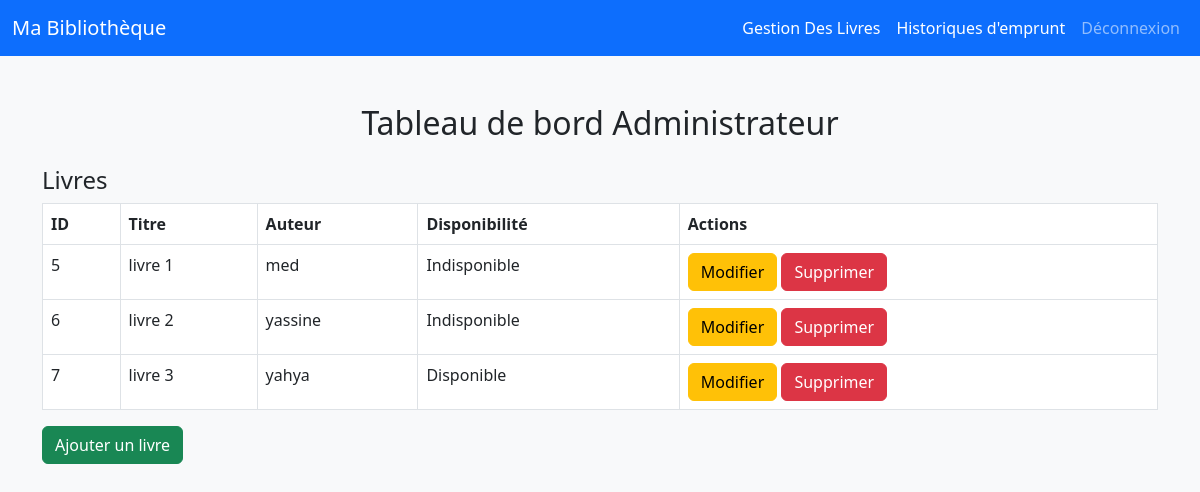
Before: /App/admin_dashboard.php (signed in) with the older database file.
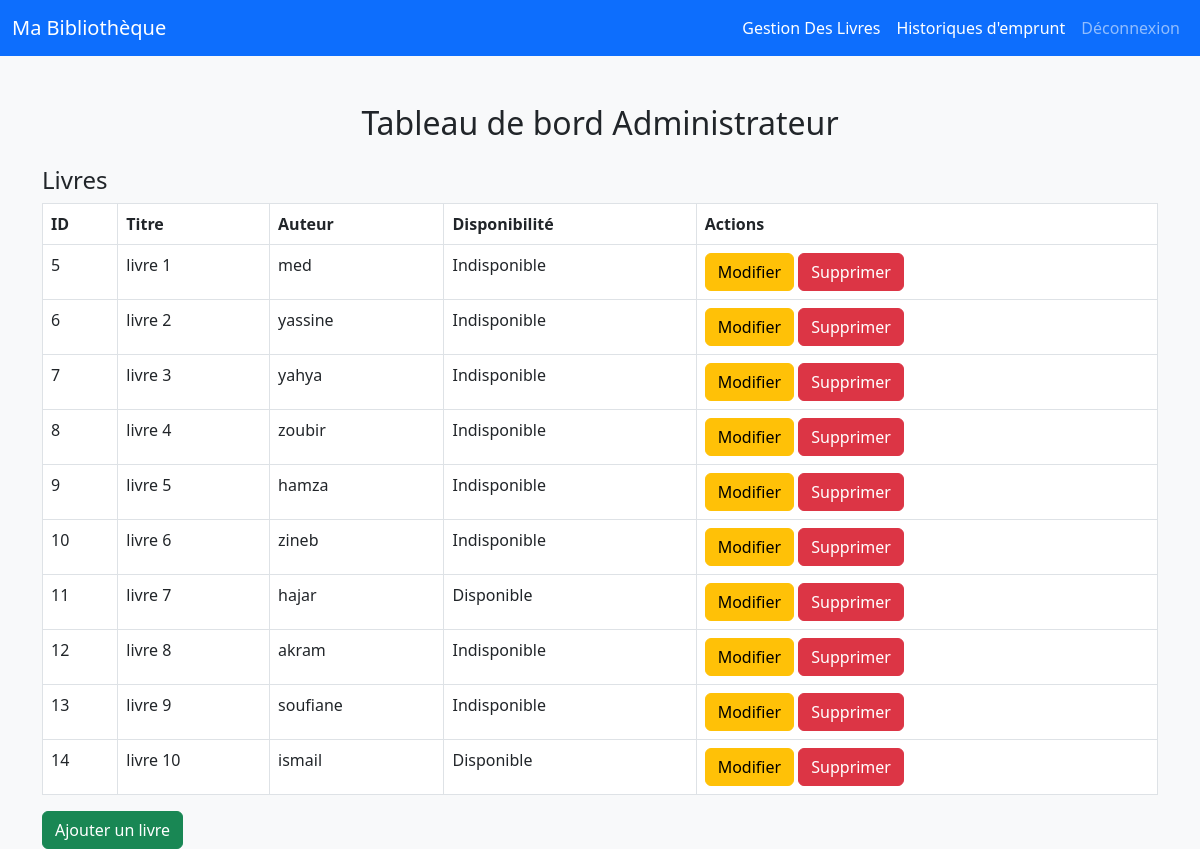
After: the same page with the newer database file.
### tables this page shows
CREATE TABLE `livre` (
  `id` int(11) NOT NULL,
  `titre` varchar(255) NOT NULL,
  `auteur` varchar(255) NOT NULL,
  `disponibilite` enum('true','false') NOT NULL DEFAULT 'true'
);

### App/admin_dashboard.php (the view, shortened to what this page needs)
<?php
require 'db.php';
$sql = "SELECT * FROM livre";
$stmt = $pdo->prepare($sql);
$stmt->execute();
$livres = $stmt->fetchAll(PDO::FETCH_ASSOC);
?>
<!DOCTYPE html>
<html lang="fr">
<head>
    <link href="https://cdn.jsdelivr.net/npm/bootstrap@5.3.0/dist/css/bootstrap.min.css" rel="stylesheet">
</head>
<body class="bg-light">
    <nav class="navbar navbar-expand-lg navbar-dark bg-primary">
        <div class="container-fluid">
            <a class="navbar-brand" href="#">Ma Bibliothèque</a>
            <div class="collapse navbar-collapse" id="navbarNav">
                <ul class="navbar-nav ms-auto">
                    <li class="nav-item">
                        <a class="nav-link active" aria-current="page" href="home.php">Gestion Des Livres</a>
                    </li>
                    <li class="nav-item">
                        <a class="nav-link active" aria-current="page" href="AllHistoriqueAdmin.php">Historiques d'emprunt</a>
                    </li>
                    <li class="nav-item">
                        <a class="nav-link" href="logout.php">Déconnexion</a>
                    </li>
                </ul>
            </div>
        </div>
    </nav>
    <div class="container mt-5">
        <h2 class="text-center mb-4">Tableau de bord Administrateur</h2>
        <h4>Livres</h4>
        <table class="table table-bordered">
            <thead>
                <tr>
                    <th>ID</th>
                    <th>Titre</th>
                    <th>Auteur</th>
                    <th>Disponibilité</th>
                    <th>Actions</th>
                </tr>
            </thead>
            <tbody>
                <?php foreach ($livres as $livre): ?>
                    <tr>
                        <td><?php echo htmlspecialchars($livre['id']); ?></td>
                        <td><?php echo htmlspecialchars($livre['titre']); ?></td>
                        <td><?php echo htmlspecialchars($livre['auteur']); ?></td>
                        <td><?php echo $livre['disponibilite'] === 'true' ? 'Disponible' : 'Indisponible'; ?></td>
                        <td>
                            <button class="btn btn-warning" data-bs-toggle="modal" data-bs-target="#editModal<?php echo $livre['id']; ?>">Modifier</button>
                            <button class="btn btn-danger" data-bs-toggle="modal" data-bs-target="#deleteModal<?php echo $livre['id']; ?>">Supprimer</button>
                        </td>
                    </tr>
                <?php endforeach; ?>
            </tbody>
        </table>
        <button type="button" class="btn btn-success" data-bs-toggle="modal" data-bs-target="#addModal">Ajouter un livre</button>
    </div>
</body>
</html>

Changed rows visible on the page:
changed livre "livre 3": disponibilite "Disponible" → "Indisponible"
added livre: id "8", titre "livre 4", auteur "zoubir", disponibilite "Indisponible"
added livre: id "9", titre "livre 5", auteur "hamza", disponibilite "Indisponible"
added livre: id "10", titre "livre 6", auteur "zineb", disponibilite "Indisponible"
added livre: id "11", titre "livre 7", auteur "hajar", disponibilite "Disponible"
added livre: id "12", titre "livre 8", auteur "akram", disponibilite "Indisponible"
added livre: id "13", titre "livre 9", auteur "soufiane", disponibilite "Indisponible"
added livre: id "14", titre "livre 10", auteur "ismail", disponibilite "Disponible"
